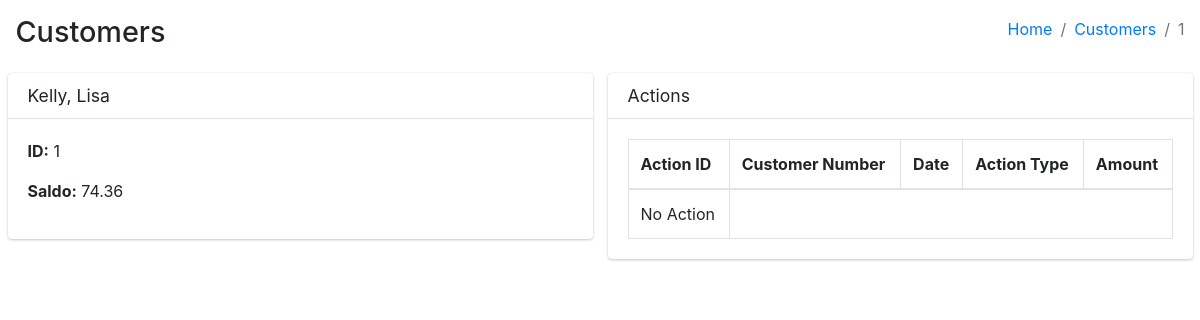
Before: /main/customers/1/ with the older database file.
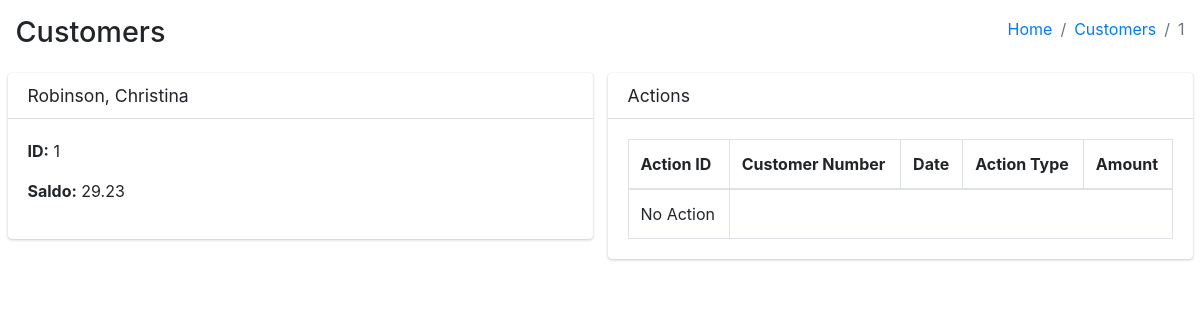
After: the same page with the newer database file.
### Actions/models.py (models this page shows, shortened)
class Customer(models.Model):
    nr = models.IntegerField(primary_key=True)
    name = models.TextField()
    saldo = models.FloatField()
    class Meta:
        db_table = 'customers'

### Actions/views.py (the view)
# urls.py: path("customers/<int:nr>/", views.DetailView.as_view(), name="detail"),
class DetailView(View):
    def get(self, request, nr):
        try:
            customer = get_object_or_404(Customer, nr=nr)
            saldo = customer.saldo
            name = customer.name
            actions = Action.objects.filter(nr=nr)
            table = []
            if actions:
                table = actions.values_list('id', 'nr', 'datum', 'actiontype', 'betrag')
            data = {"nr": nr, "name" : name,"saldo": saldo}
            return render(request, 'balance.html', {'main': data, 'actions': table})
        except Http404:
            return render(request, '404.html')

### Actions/templates/balance.html (shortened to what this page needs)
<!DOCTYPE html>
<html>
  <head>
    {% load static %}
    <link
      rel="stylesheet"
      href="{% static 'adminlte/css/adminlte.min.css' %}"
    />
  </head>
  <body class="hold-transition sidebar-mini">
    <div class="wrapper">
      {% block content %}
      <div class="content-header">
        <div class="container-fluid">
          <div class="row mb-2">
            <div class="col-sm-6">
              <h1>Customers</h1>
            </div>
            <div class="col-sm-6">
              <ol class="breadcrumb float-sm-right">
                <li class="breadcrumb-item"><a href="../../../">Home</a></li>
                <li class="breadcrumb-item"><a href="../">Customers</a></li>
                <li class="breadcrumb-item active">1</li>
              </ol>
            </div>
          </div>
        </div>
      </div>
      <section class="content">
        <div class="container-fluid">
          <div class="row">
            <div class="col-md-6">
              <div class="card">
                <div class="card-header">
                  <h3 class="card-title">{{main.name}}</h3>
                </div>
                <div class="card-body">
                  <p><strong>ID:</strong> {{main.nr}}</p>
                  <p><strong>Saldo:</strong> {{main.saldo}}</p>
                </div>
              </div>
            </div>
            <div class="col-md-6">
              <div class="card">
                <div class="card-header">
                  <h3 class="card-title">Actions</h3>
                </div>
                <div class="card-body table-container">
                  <table class="table-bordered table">
                    <thead>
                      <tr>
                        <th>Action ID</th>
                        <th>Customer Number</th>
                        <th>Date</th>
                        <th>Action Type</th>
                        <th>Amount</th>
                      </tr>
                    </thead>
                    <tbody>
                      {% if actions %} {% for action in actions %}
                      <tr>
                        <td>{{ action.id }}</td>
                        <td>{{ action.nr }}</td>
                        <td>{{ action.datum }}</td>
                        <td>{{ action.actiontype }}</td>
                        <td>{{ action.betrag }}</td>
                      </tr>
                      {% endfor %} {% else %}
                      <td>No Action</td>
                      {% endif %}
                    </tbody>
                  </table>
                </div>
              </div>
            </div>
          </div>
        </div>
      </section>
      {% endblock %}
    </div>
  </body>
</html>

Changed rows visible on the page:
changed Customer: name "Kelly, Lisa" → "Robinson, Christina"; saldo "74.36" → "29.23"
